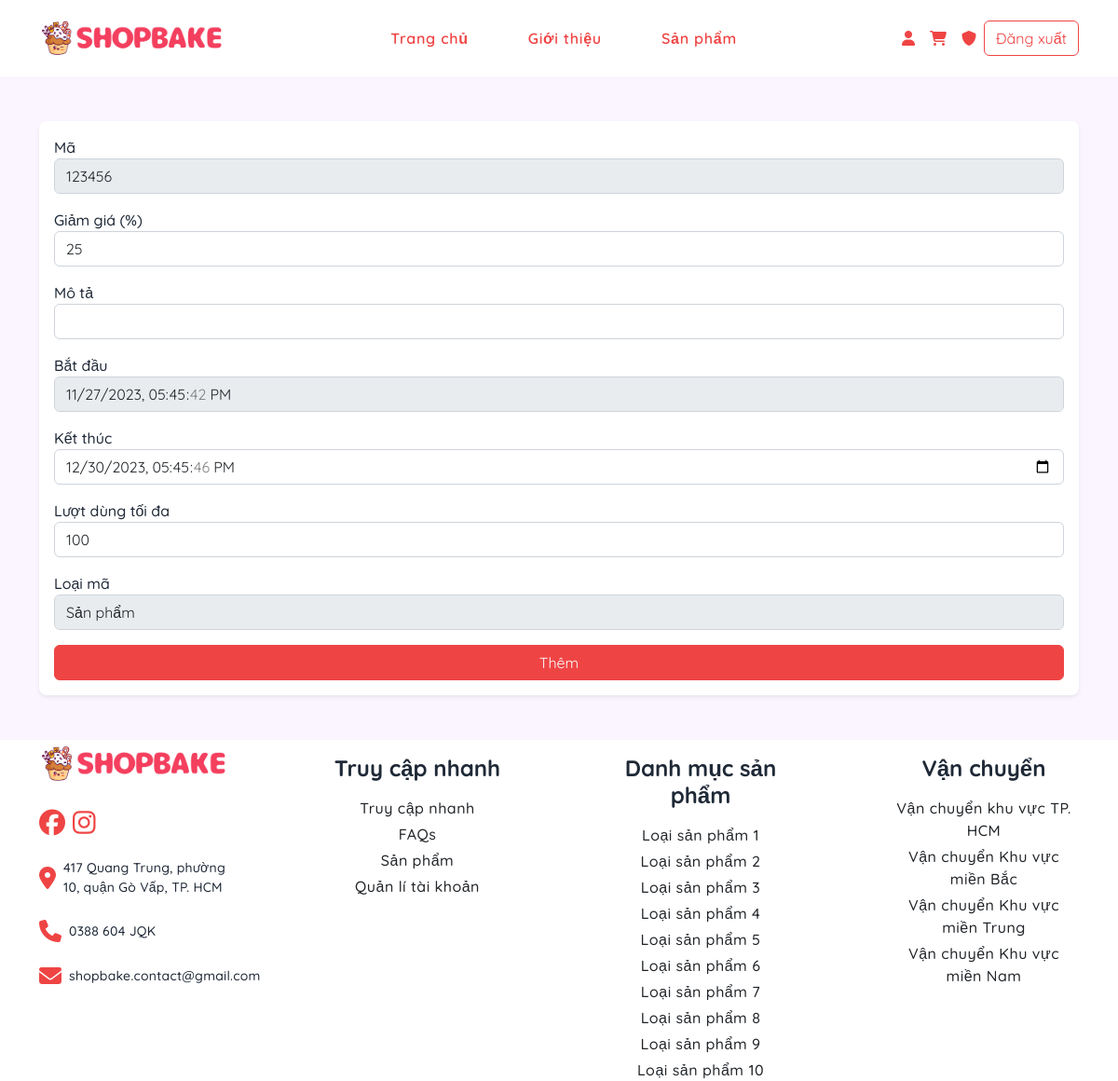
The app's page /admin/vouchers/edit?voucherId=123456 (signed in) with its own data.
### tables this page shows
CREATE TABLE `vouchers` (
  `voucher_id` varchar(100) NOT NULL,
  `voucher_discount` int(11) NOT NULL,
  `voucher_desc` text DEFAULT NULL,
  `valid_from` datetime NOT NULL,
  `valid_to` datetime NOT NULL,
  `max_uses` int(11) NOT NULL,
  `remaining_uses` int(11) DEFAULT NULL,
  `type` enum('ship','product') NOT NULL,
  PRIMARY KEY (`voucher_id`)
);

### app/controllers/BaseController.php (called while the page is built, shortened)
<?php
class BaseController
{
    protected function view($viewPath, array $params = [])
    {
        $newViewPath = self::VIEW_FOLDER . "/" . str_replace('.', '/', $viewPath) . '.php';
        require $newViewPath;
    }
}
?>

### app/core/Database.php (called while the page is built)
<?php
class Database {
    private $host = DB_HOST;
    private $db_name = DB_NAME;
    private $username = DB_USER;
    private $password = DB_PASS;
    public function getConnection() {
        $conn = null;
        try {
            $conn = new PDO("mysql:host={$this->host};dbname={$this->db_name};charset=utf8mb4", $this->username, $this->password);
            $conn->setAttribute(PDO::ATTR_ERRMODE, PDO::ERRMODE_EXCEPTION);
        } catch (PDOException $e) {
            echo "Connection error: " . $e->getMessage();
        }
        return $conn;
    }
}

### app/models/BaseModel.php (called while the page is built, shortened)
<?php
class BaseModel extends Database
{
    protected $conn;
    public function __construct()
    {
        $this->conn = $this->getConnection();
    }
    public function getOne($table, $conditions = [], $arraySelect = ['*'])
    {
        $rs = $this->_queryOne($table, $arraySelect, $conditions);
        return $rs;
    }
    private function _queryOne($table, $arraySelect = ['*'], $conditions = [])
    {
        try {
            $column = implode(', ', $arraySelect);
            $sql = "SELECT $column FROM $table";
            if (!empty($conditions)) {
                $sql .= " WHERE ";
                $conditionsArray = [];
                foreach ($conditions as $column => $value) {
                    $conditionsArray[] = "$column = :$column";
                }
                $sql .= implode(' AND ', $conditionsArray);
            }
            $stmt = $this->conn->prepare($sql);
            if (!empty($conditions)) {
                foreach ($conditions as $column => $value) {
                    $stmt->bindValue(":$column", $value);
                }
            }
            $stmt->execute();
            if ($stmt->rowCount() > 0) {
                return $stmt->fetch(PDO::FETCH_ASSOC);
            } else {
                return [];
            }
        } catch (PDOException $e) {
            echo "Error: " . $e->getMessage();
            return false;
        }
    }
}
?>

### app/models/VoucherModel.php (called while the page is built, shortened)
<?php
class VoucherModel extends BaseModel
{
    public function getVoucherInfo($voucherId)
    {
        return $this->getOne(table: self::VOUCHERS_TABLE, conditions: [
            "voucher_id" => $voucherId,
        ]);
    }
}

### app/views/admin/voucherModify.php (the view, shortened to what this page needs)
<main class="container-fluid">
    <div class="container-lg py-5">
        <form action="<?php echo BASEPATH . "/admin/update?for=vouchers&id=$voucherData[voucher_id]" ?>" method="post"  class="d-flex flex-column gap-3 w-auto bg-white p-3 round-8 shadow-sm">
            <div class="form-group">
                <label for="category_name">Mã</label>
                <input type="text" class="form-control" name="voucher_id" value="<?php echo $voucherData["voucher_id"]?>" disabled>
            </div>
            <div class="form-group">
                <label for="voucher_discount">Giảm giá (%)</label>
                <input type="number" class="form-control" name="voucher_discount" value="<?php echo $voucherData["voucher_discount"]?>">
            </div>
            <div class="form-group">
                <label for="voucher_desc">Mô tả</label>
                <input type="text" class="form-control" name="voucher_desc" value="<?php echo $voucherData["voucher_desc"]?>">
            </div>
            <div class="form-group">
                <label for="valid_from">Bắt đầu</label>
                <input type="datetime-local" class="form-control" name="valid_from" value="<?php echo $voucherData["valid_from"]?>" disabled>
            </div>
            <div class="form-group">
                <label for="valid_to">Kết thúc</label>
                <input type="datetime-local" class="form-control" name="valid_to" value="<?php echo $voucherData["valid_to"]?>">
            </div>
            <div class="form-group">
                <label for="max_uses">Lượt dùng tối đa</label>
                <input type="number" class="form-control" name="max_uses" value="<?php echo $voucherData["max_uses"]?>">
            </div>
            <div class="form-group">
                <label for="type">Loại mã</label>
                <select class="form-control" name="type" disabled>
                    <option value="product" <?php echo $voucherData["type"] == "product" ? "selected" : ""?>>Sản phẩm</option>
                </select>
            </div>
            <div class="form-group">
                <input type="submit" value="Thêm" class="btn btn-primary w-full">
            </div>
        </form>
    </div>
</main>

### public/css/style.css (style rules this page uses)
:root { --text-dark-500: #6b7280; --text-dark-base: #1f2937; --text-dark-950: #030712; --text-light-base: #fff; --primary-color: var(--rose-500); --secondary-color: var(--yellow-500); --third-color: var(--purple-500); --gray-500: #6b7280; --gray-800: #1f2937; --gray-950: #030712; --rose-50: #fef2f2; --rose-100: #fee2e2; --rose-200: #fecaca; --rose-300: #fca5a5; --rose-400: #f87171; --rose-500: #ef4444; --rose-600: #dc2626; --rose-700: #b91c1c; --rose-800: #991b1b; --rose-900: #7f1d1d; --rose-950: #450a0a; --yellow-50: #fefce8; --yellow-100: #fef9c3; --yellow-200: #fef08a; --yellow-300: #fde047; --yellow-400: #facc15; --yellow-500: #eab308; --yellow-600: #ca8a04; --yellow-700: #a16207; --yellow-800: #854d0e; --yellow-900: #713f12; --yellow-950: #422006; --purple-50: #faf5ff; --purple-100: #f3e8ff; --purple-200: #e9d5ff; --purple-300: #d8b4fe; --purple-400: #c084fc; --purple-500: #a855f7; --purple-600: #9333ea; --purple-700: #7e22ce; --purple-800: #6b21a8; --purple-900: #581c87; --purple-950: #3b0764; --success: #65a30d; --fail: #dc2626; --wait: #eab308; --quicksand-font: 'Quicksand', sans-serif; --helvetica-font: 'Helvetica', sans-serif; }
* { font-family: var(--quicksand-font); margin: 0; padding: 0; box-sizing: border-box; font-weight: 500; font-size: 16px; color: var(--text-dark-base); }
.bg-white { background: #fff; }
.round-8 { border-radius: .5rem !important; }
.w-auto { width: auto; }
.w-full { width: 100%; }

### public/css/home.css (style rules this page uses)
main { background: var(--purple-50); }

### records on screen
vouchers: voucher_id "123456", voucher_discount "25", valid_from "11/27/2023 17:45:42", valid_to "12/30/2023 17:45:46", max_uses "100", type "Sản phẩm"
